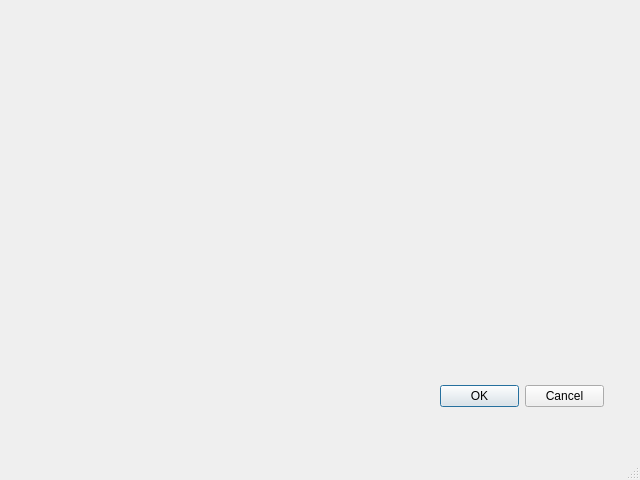
<?xml version="1.0" encoding="UTF-8"?>
<ui version="4.0">
 <class>MainWindow</class>
 <widget class="QMainWindow" name="MainWindow">
  <property name="geometry">
   <rect>
    <x>0</x>
    <y>0</y>
    <width>640</width>
    <height>480</height>
   </rect>
  </property>
  <property name="windowTitle">
   <string>MainWindow</string>
  </property>
  <widget class="QWidget" name="centralwidget">
   <widget class="QDialogButtonBox" name="buttonBox">
    <property name="geometry">
     <rect>
      <x>440</x>
      <y>380</y>
      <width>164</width>
      <height>32</height>
     </rect>
    </property>
    <property name="standardButtons">
     <set>QDialogButtonBox::Cancel|QDialogButtonBox::Ok</set>
    </property>
   </widget>
   <widget class="QWidget" name="verticalLayoutWidget">
    <property name="geometry">
     <rect>
      <x>0</x>
      <y>0</y>
      <width>641</width>
      <height>151</height>
     </rect>
    </property>
    <layout class="QVBoxLayout" name="verticalLayout"/>
   </widget>
   <widget class="QWidget" name="verticalLayoutWidget_2">
    <property name="geometry">
     <rect>
      <x>0</x>
      <y>150</y>
      <width>641</width>
      <height>121</height>
     </rect>
    </property>
    <layout class="QVBoxLayout" name="verticalLayout_2"/>
   </widget>
  </widget>
  <widget class="QMenuBar" name="menubar">
   <property name="geometry">
    <rect>
     <x>0</x>
     <y>0</y>
     <width>640</width>
     <height>22</height>
    </rect>
   </property>
  </widget>
  <widget class="QStatusBar" name="statusbar"/>
  <action name="actionSave">
   <property name="text">
    <string>Save</string>
   </property>
  </action>
  <action name="actionNew_Folder">
   <property name="text">
    <string>New Folder</string>
   </property>
  </action>
  <action name="actionEat">
   <property name="text">
    <string>Eat</string>
   </property>
  </action>
 </widget>
 <resources/>
 <connections/>
</ui>
